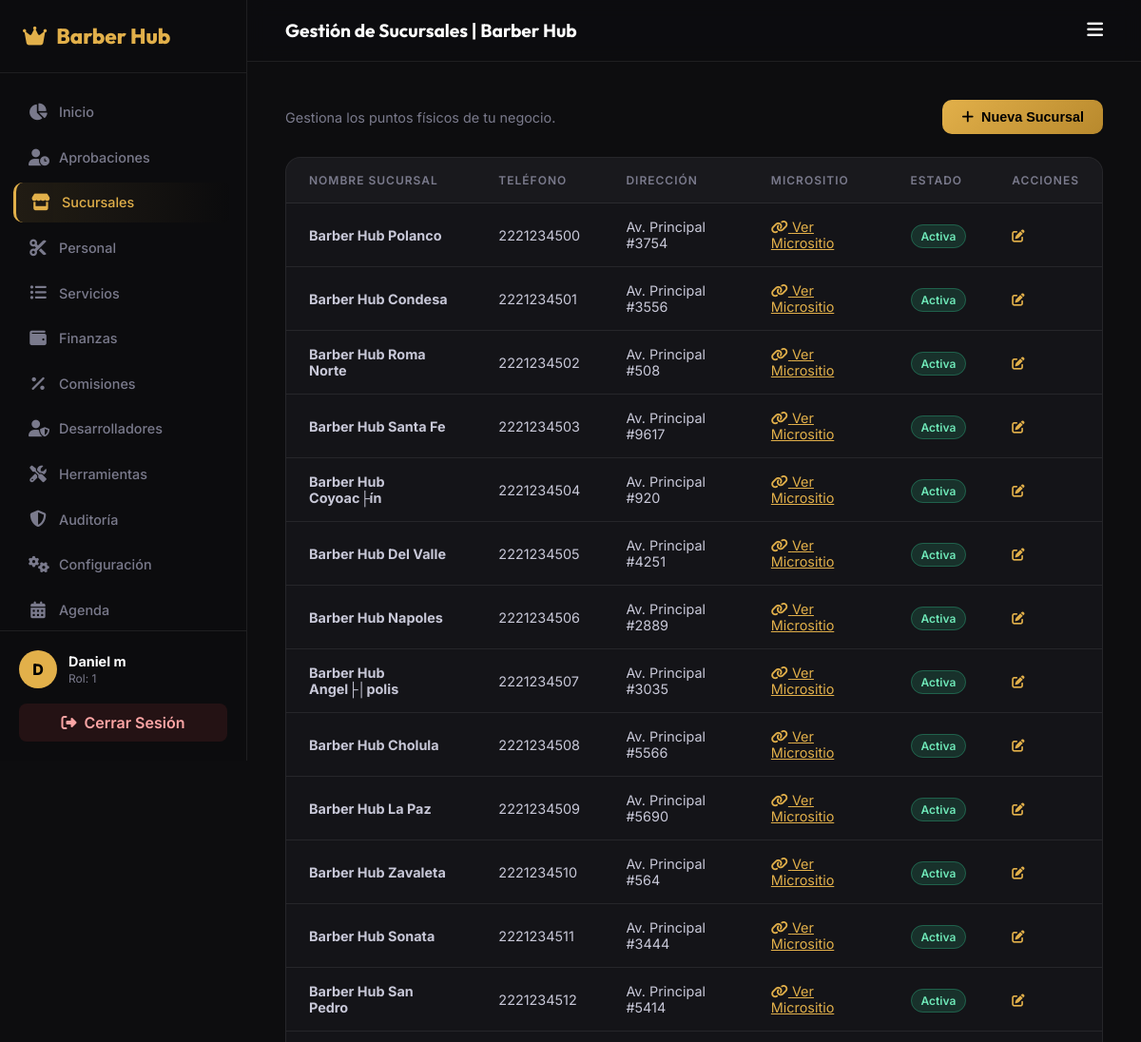
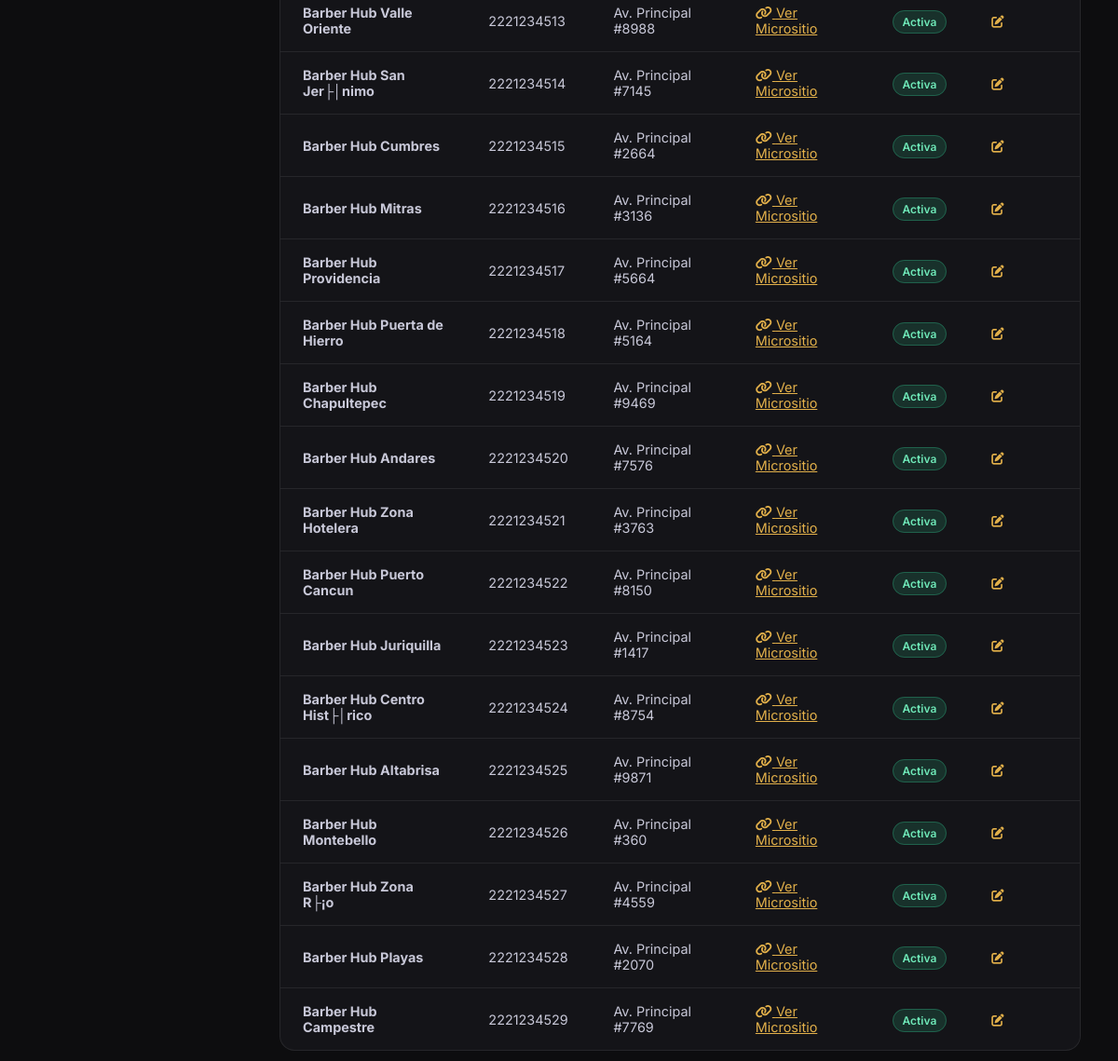
The app's page /public/dashboard/sucursales (signed in) with its own data (2 pictures, top to bottom).
### tables this page shows
CREATE TABLE `barberias` (
  `id` int(11) NOT NULL AUTO_INCREMENT,
  `nombre_comercial` varchar(150) NOT NULL,
  `logo` varchar(255) DEFAULT NULL,
  `portada` varchar(255) DEFAULT NULL,
  `descripcion` text DEFAULT NULL,
  `telefono` varchar(20) DEFAULT NULL,
  `correo` varchar(100) DEFAULT NULL,
  `sitio_web` varchar(100) DEFAULT NULL,
  `estado_ubicacion` varchar(50) DEFAULT NULL,
  `municipio` varchar(50) DEFAULT NULL,
  `ciudad` varchar(50) DEFAULT NULL,
  `colonia` varchar(100) DEFAULT NULL,
  `calle` varchar(100) DEFAULT NULL,
  `codigo_postal` varchar(10) DEFAULT NULL,
  `url_maps` text DEFAULT NULL,
  `latitud` decimal(10,8) DEFAULT NULL,
  `longitud` decimal(11,8) DEFAULT NULL,
  `estado` enum('Pendiente','Activa','Suspendida','Eliminada') DEFAULT 'Pendiente',
  `fecha_registro` timestamp NOT NULL DEFAULT current_timestamp(),
  PRIMARY KEY (`id`)
);

### app/controllers/DashboardController.php (called while the page is built, shortened)
<?php
class DashboardController extends Controller {
    public function sucursales() {
        $barbModel = $this->model('Barberia');
        $sucursales = $barbModel->getActivas();
        $data = [
            'titulo' => 'Gestión de Sucursales | Barber Hub',
            'seccion' => 'sucursales',
            'sucursales' => $sucursales,
            'vista_hija' => '../app/views/dashboard/sucursales/index.php'
        ];
        $this->view('dashboard/layout', $data);
    }
}

### config/database.php (called while the page is built)
<?php
return [
    'host'     => '127.0.0.1',
    'port'     => '3306',
    'database' => 'barber_hub',
    'username' => 'root',
    'password' => '',
    'charset'  => 'utf8mb4',
];

### app/models/Model.php (called while the page is built)
<?php
class Model {
    protected $db;
    public function __construct() {
        $config = require __DIR__ . '/../../config/database.php';
        $dsn = "mysql:host={$config['host']};port={$config['port']};dbname={$config['database']};charset={$config['charset']}";
        $options = [
            PDO::ATTR_ERRMODE            => PDO::ERRMODE_EXCEPTION,
            PDO::ATTR_DEFAULT_FETCH_MODE => PDO::FETCH_ASSOC,
            PDO::ATTR_EMULATE_PREPARES   => false,
        ];
        try {
            $this->db = new PDO($dsn, $config['username'], $config['password'], $options);
        } catch (PDOException $e) {
            die("Error de conexión a la Base de Datos: " . $e->getMessage());
        }
    }
    public function query($sql, $params = []) {
        $stmt = $this->db->prepare($sql);
        $stmt->execute($params);
        return $stmt;
    }
}

### app/models/Barberia.php (called while the page is built, shortened)
<?php
require_once '../app/models/Model.php';
class Barberia extends Model {
    public function getActivas() {
        return $this->query("SELECT * FROM barberias WHERE estado = 'Activa'")->fetchAll();
    }
}

### app/views/dashboard/sucursales/index.php (the view, shortened to what this page needs)
<div class="header-actions">
    <div>
        <p style="color:var(--muted); font-size:0.9rem;">Gestiona los puntos físicos de tu negocio.</p>
    </div>
    <button class="btn-primary" onclick="document.getElementById('modalSucursal').style.display='flex'">
        <i class="fas fa-plus"></i> Nueva Sucursal
    </button>
</div>
<div class="table-container">
    <div style="overflow-x:auto;">
        <table>
            <thead>
                <tr>
                    <th>Nombre Sucursal</th>
                    <th>Teléfono</th>
                    <th>Dirección</th>
                    <th>Micrositio</th>
                    <th>Estado</th>
                    <th>Acciones</th>
                </tr>
            </thead>
            <tbody>
                <?php foreach ($sucursales as $s): ?>
                <tr>
                    <td><strong><?= htmlspecialchars($s['nombre_comercial']) ?></strong></td>
                    <td><?= htmlspecialchars($s['telefono']) ?></td>
                    <td><?= htmlspecialchars($s['calle'] ?? 'No registrada') ?></td>
                    <td><a href="#" style="color:var(--gold);"><i class="fas fa-link"></i> Ver Micrositio</a></td>
                    <td>
                        <span class="badge-active">Activa</span>
                    </td>
                    <td>
                        <button style="background:transparent;border:none;color:var(--gold);cursor:pointer;"><i class="fas fa-edit"></i></button>
                    </td>
                </tr>
                <?php endforeach; ?>
            </tbody>
        </table>
    </div>
</div>

### app/views/dashboard/layout.php (style rules this page uses)
*, *::before, *::after { box-sizing:border-box; margin:0; padding:0; }
:root { --gold:#E2B04A; --dark:#0D0D0F; --card:#141418; --border:rgba(255,255,255,0.08); --white:#fff; --muted:#7A7A8C; --sidebar:260px; }
body { font-family:'Inter',sans-serif; background:var(--dark); color:var(--white); min-height:100vh; display:flex; }

### app/views/dashboard/sucursales/index.php (style rules this page uses)
.header-actions { display:flex; justify-content:space-between; align-items:center; margin-bottom:24px; }
.btn-primary { background:linear-gradient(135deg,var(--gold),#b8892d); color:#000; border:none; padding:10px 20px; border-radius:10px; font-weight:700; cursor:pointer; text-decoration:none; display:inline-flex; align-items:center; gap:8px; font-size:0.9rem; }
.table-container { background:var(--card); border:1px solid var(--border); border-radius:16px; overflow:hidden; }
table { width:100%; border-collapse:collapse; }
th, td { padding:16px 24px; text-align:left; font-size:0.9rem; }
th { background:rgba(255,255,255,0.02); color:var(--muted); font-weight:600; text-transform:uppercase; letter-spacing:1px; font-size:0.75rem; border-bottom:1px solid var(--border); }
td { border-bottom:1px solid var(--border); color:#C8C8D8; }
tr:last-child td { border-bottom:none; }
.badge-active { background:rgba(52,211,153,0.15); color:#6EE7B7; padding:4px 10px; border-radius:50px; font-size:0.75rem; font-weight:600; border:1px solid rgba(52,211,153,0.3); }

### records on screen
barberias: nombre_comercial "Barber Hub Polanco", telefono "2221234500", calle "Av. Principal #3754"
barberias: nombre_comercial "Barber Hub Condesa", telefono "2221234501", calle "Av. Principal #3556"
barberias: nombre_comercial "Barber Hub Roma Norte", telefono "2221234502", calle "Av. Principal #508"
barberias: nombre_comercial "Barber Hub Santa Fe", telefono "2221234503", calle "Av. Principal #9617"
barberias: nombre_comercial "Barber Hub Coyoac├ín", telefono "2221234504", calle "Av. Principal #920"
barberias: nombre_comercial "Barber Hub Del Valle", telefono "2221234505", calle "Av. Principal #4251"
barberias: nombre_comercial "Barber Hub Napoles", telefono "2221234506", calle "Av. Principal #2889"
barberias: nombre_comercial "Barber Hub Angel├│polis", telefono "2221234507", calle "Av. Principal #3035"
barberias: nombre_comercial "Barber Hub Cholula", telefono "2221234508", calle "Av. Principal #5566"
barberias: nombre_comercial "Barber Hub La Paz", telefono "2221234509", calle "Av. Principal #5690"
barberias: nombre_comercial "Barber Hub Zavaleta", telefono "2221234510", calle "Av. Principal #564"
barberias: nombre_comercial "Barber Hub Sonata", telefono "2221234511", calle "Av. Principal #3444"
barberias: nombre_comercial "Barber Hub San Pedro", telefono "2221234512", calle "Av. Principal #5414"
barberias: nombre_comercial "Barber Hub Valle Oriente", telefono "2221234513", calle "Av. Principal #8988"
barberias: nombre_comercial "Barber Hub San Jer├│nimo", telefono "2221234514", calle "Av. Principal #7145"
barberias: nombre_comercial "Barber Hub Cumbres", telefono "2221234515", calle "Av. Principal #2664"
barberias: nombre_comercial "Barber Hub Mitras", telefono "2221234516", calle "Av. Principal #3136"
barberias: nombre_comercial "Barber Hub Providencia", telefono "2221234517", calle "Av. Principal #5664"
barberias: nombre_comercial "Barber Hub Puerta de Hierro", telefono "2221234518", calle "Av. Principal #5164"
barberias: nombre_comercial "Barber Hub Chapultepec", telefono "2221234519", calle "Av. Principal #9469"
barberias: nombre_comercial "Barber Hub Andares", telefono "2221234520", calle "Av. Principal #7576"
barberias: nombre_comercial "Barber Hub Zona Hotelera", telefono "2221234521", calle "Av. Principal #3763"
barberias: nombre_comercial "Barber Hub Puerto Cancun", telefono "2221234522", calle "Av. Principal #8150"
barberias: nombre_comercial "Barber Hub Juriquilla", telefono "2221234523", calle "Av. Principal #1417"
barberias: nombre_comercial "Barber Hub Centro Hist├│rico", telefono "2221234524", calle "Av. Principal #8754"
barberias: nombre_comercial "Barber Hub Altabrisa", telefono "2221234525", calle "Av. Principal #9871"
barberias: nombre_comercial "Barber Hub Montebello", telefono "2221234526", calle "Av. Principal #360"
barberias: nombre_comercial "Barber Hub Zona R├¡o", telefono "2221234527", calle "Av. Principal #4559"
barberias: nombre_comercial "Barber Hub Playas", telefono "2221234528", calle "Av. Principal #2070"
barberias: nombre_comercial "Barber Hub Campestre", telefono "2221234529", calle "Av. Principal #7769"

### other values on screen
substr($_SESSION['nombre'], 0, 1) "D"
$_SESSION['nombre'] "Daniel m"
$_SESSION['rol_id'] "1"
$titulo "Gestión de Sucursales | Barber Hub"
